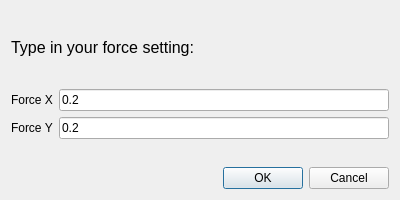
<?xml version="1.0" encoding="UTF-8"?>
<ui version="4.0">
 <class>ForceDialog</class>
 <widget class="QDialog" name="ForceDialog">
  <property name="geometry">
   <rect>
    <x>0</x>
    <y>0</y>
    <width>400</width>
    <height>200</height>
   </rect>
  </property>
  <property name="windowTitle">
   <string>Dialog</string>
  </property>
  <layout class="QVBoxLayout" name="verticalLayout">
   <item>
    <widget class="QLabel" name="label">
     <property name="font">
      <font>
       <pointsize>12</pointsize>
      </font>
     </property>
     <property name="text">
      <string>Type in your force setting:</string>
     </property>
    </widget>
   </item>
   <item>
    <layout class="QFormLayout" name="formLayout">
     <item row="0" column="0">
      <widget class="QLabel" name="forceXLabel">
       <property name="text">
        <string>Force X</string>
       </property>
      </widget>
     </item>
     <item row="0" column="1">
      <widget class="QLineEdit" name="forceXLineEdit">
       <property name="text">
        <string>0.2</string>
       </property>
      </widget>
     </item>
     <item row="1" column="0">
      <widget class="QLabel" name="forceYLabel">
       <property name="text">
        <string>Force Y</string>
       </property>
      </widget>
     </item>
     <item row="1" column="1">
      <widget class="QLineEdit" name="forceYLineEdit">
       <property name="text">
        <string>0.2</string>
       </property>
      </widget>
     </item>
    </layout>
   </item>
   <item>
    <widget class="QDialogButtonBox" name="buttonBox">
     <property name="orientation">
      <enum>Qt::Horizontal</enum>
     </property>
     <property name="standardButtons">
      <set>QDialogButtonBox::Cancel|QDialogButtonBox::Ok</set>
     </property>
    </widget>
   </item>
  </layout>
 </widget>
 <resources/>
 <connections>
  <connection>
   <sender>buttonBox</sender>
   <signal>accepted()</signal>
   <receiver>ForceDialog</receiver>
   <slot>accept()</slot>
   <hints>
    <hint type="sourcelabel">
     <x>248</x>
     <y>254</y>
    </hint>
    <hint type="destinationlabel">
     <x>157</x>
     <y>274</y>
    </hint>
   </hints>
  </connection>
  <connection>
   <sender>buttonBox</sender>
   <signal>rejected()</signal>
   <receiver>ForceDialog</receiver>
   <slot>reject()</slot>
   <hints>
    <hint type="sourcelabel">
     <x>316</x>
     <y>260</y>
    </hint>
    <hint type="destinationlabel">
     <x>286</x>
     <y>274</y>
    </hint>
   </hints>
  </connection>
 </connections>
</ui>
